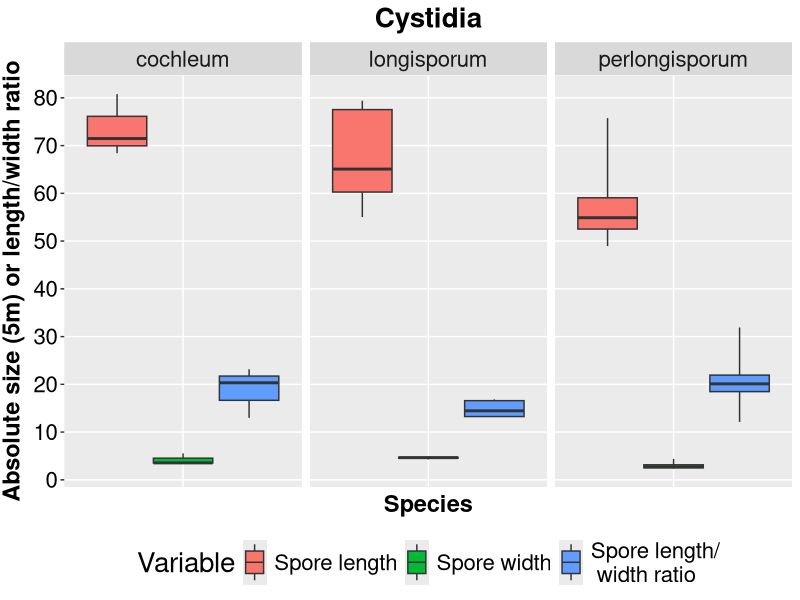

Here is the R script that generated this plot:
# Load required packages
library(here)
library(Hmisc)
library(reshape2)
library(ggplot2)


# Set the current directory as working directory
set_here()


#Load spore table and adjust it
sub <- read.csv ("Cystidia_ranges_specimens_20191011_v2.csv",  sep=",")
sub <- sub[c("Species_ID", "Lmean", "Wmean", "Qmean")]


# Quantile function
quantiles_50 <- function(x) {
  r <- quantile(x, probs=c(0.00, 0.25, 0.5, 0.75, 1.00))
  names(r) <- c("ymin", "lower", "middle", "upper", "ymax")
  r
}


# Subsetting data for particular plots, reordering, renaming columns
long.lev <-c("cochleum", "longisporum", "perlongisporum")
sub$Species_ID <- factor(sub$Species_ID, levels=long.lev) #reordering factor levels
colnames(sub)<-c("Species", "Spore length", "Spore width", "Spore length/\n width ratio")

# Melting 
sub.melt<-melt(sub)
colnames(sub.melt)<-c("Species", "Variable", "Value")


# Plotting
ggplot(sub.melt, aes(x = Species, y = Value, fill=Variable, width=0.9))+
  stat_summary(fun.data = quantiles_50, geom="boxplot", position=position_dodge(1))+ 
  facet_grid(.~Species, scales="free")+
  labs(title="Cystidia", x="Species", y="Absolute size (5m) or length/width ratio")+
  theme(text = element_text(size=20), axis.text.x=element_blank(), axis.ticks.x=element_blank())+
  theme(plot.title = element_text(hjust = 0.5, size=20, face="bold"), 
        axis.title.x = element_text(size=17, face="bold"),
        axis.title.y = element_text(size=17, face="bold", vjust=2),
        axis.text.y=element_text(colour="black"))+
  scale_y_continuous(breaks=seq(0,90, by=10), minor_breaks=NULL)+
  theme(legend.position="bottom")

# End
